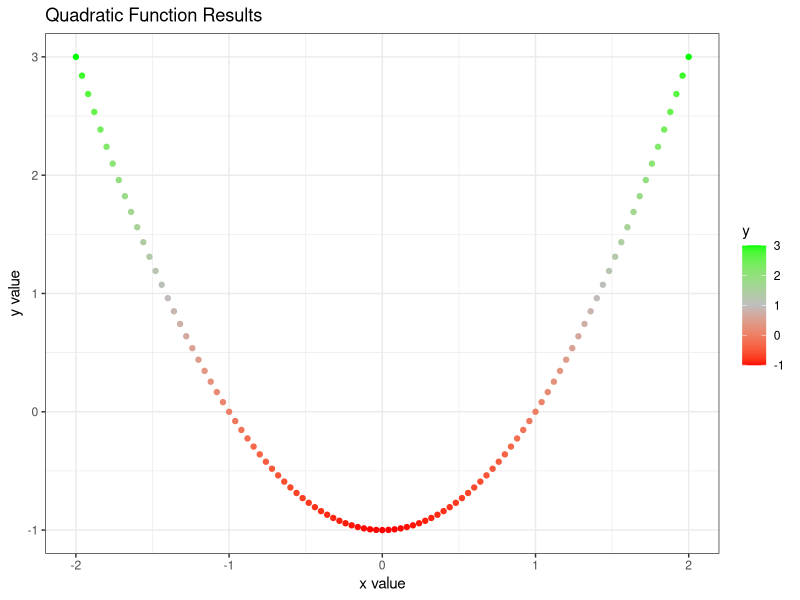
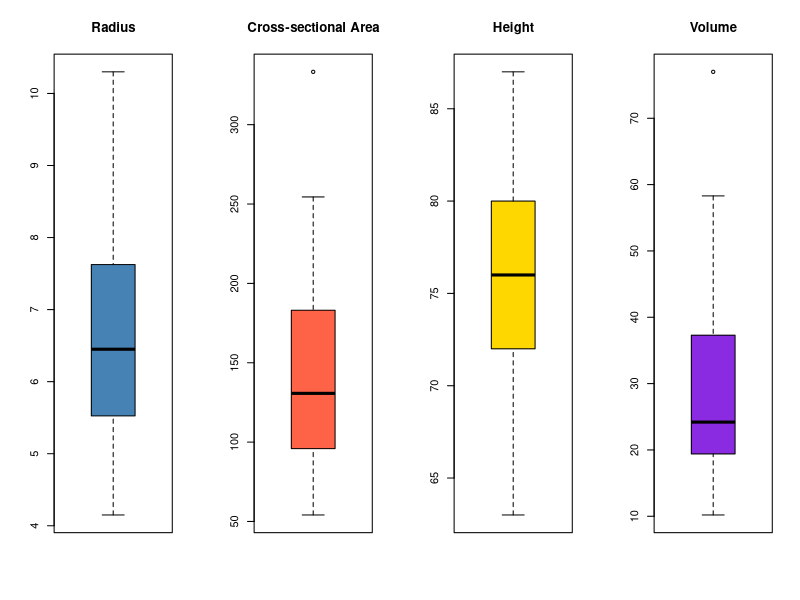
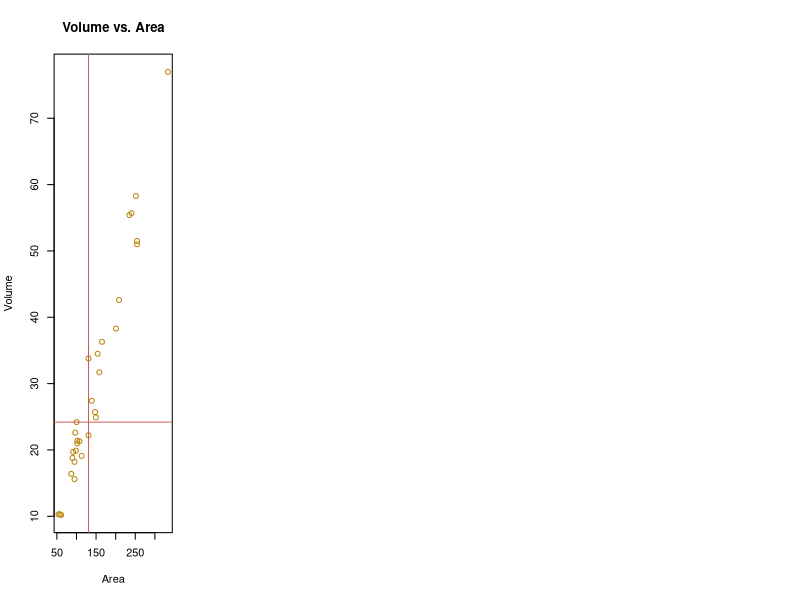
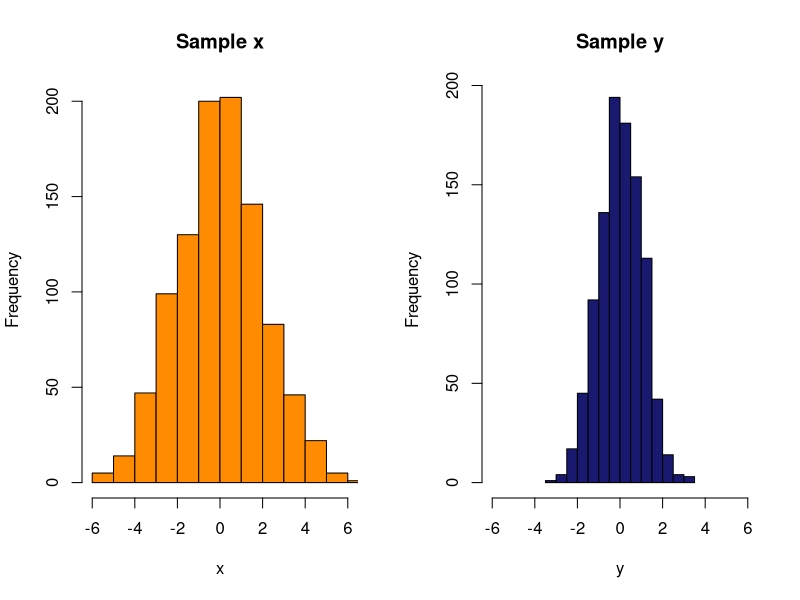
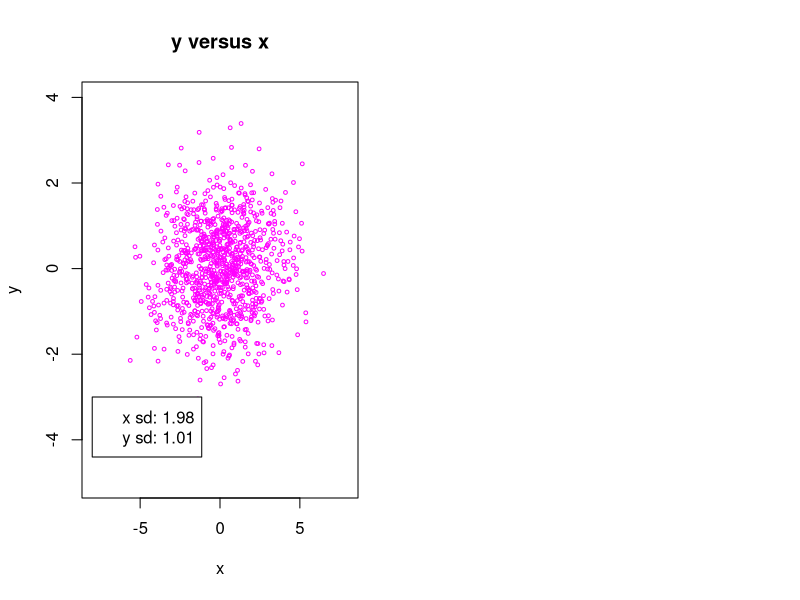

The R source for these figures, in order:
## ---- chunk 1
knitr::opts_chunk$set(echo = TRUE)
## ---- chunk 2
a1 <- 5:10
a2 <- c(2, -5.1, -23)
a3 <- 7 / 42 + 3

test1 <- c(a1, rep(a2, 2), a3) 
## ---- chunk 3
test1a <- c(test1[1], tail(test1, 1))
print(test1a)

## ---- chunk 4
test1b <- test1[2:(length(test1) - 1)]
print(test1b)

## ---- chunk 5
test1c <- c(test1a[1], test1b, test1a[2])
print(test1c)
print(round(sum(test1c), 1))

## ---- chunk 6
quadraticFunction <- function(a, b, c, x) {
  a + b * x + c * x ^ 2
}

## ---- chunk 7
low <- -2
high <- 2
x <- seq(low, high, (high - low) / 100)
y <- quadraticFunction(a = -1, b = 0, c = 1, x = x)

## ---- chunk 8
library(ggplot2)
ggplot(mapping = aes(x, y)) +
  geom_point(aes(color = y)) +
  scale_colour_gradient2(low = "red", mid = "grey",
                         high = "green", midpoint = 1) +
  theme_bw() + theme(legend.position = "right") +
  labs(x = "x value", y = "y value",
       title = "Quadratic Function Results")

## ---- chunk 9
quadraticFunction(a = -1, b = 0, c = 1, x = c(-1, 1)) == 0

## ---- chunk 10
data(trees)
str(trees)
apply(trees, 2, median)
print(trees[which(trees$Volume == median(trees$Volume)), ])

## ---- chunk 11
trees$radius <- trees$Girth / 2
trees$cs_area <- trees$radius ^ 2 * pi

stem(trees$radius)
stem(trees$cs_area)

## ---- chunk 12
par(mfrow = c(1, 4))
boxplot(trees$radius, main = "Radius", col = c("steelblue"))
boxplot(trees$cs_area, main = "Cross-sectional Area", col = c("tomato"))
boxplot(trees$Height, main = "Height", col = c("gold"))
boxplot(trees$Volume, main = "Volume", col = c("blueviolet"))

## ---- chunk 13
if (length(boxplot.stats(trees$Volume, coef = 3, do.conf = FALSE)$out) != 0)
       print("Outlier is extreme") else print("Outlier is not extreme")

## ---- chunk 14
plot(trees$cs_area, trees$Volume, xlab = "Area", ylab = "Volume", 
     col = "darkgoldenrod", main = "Volume vs. Area")
abline(h = median(trees$Volume), col = "indianred")
abline(v = median(trees$cs_area), col = "indianred")

## ---- chunk 15
a1 <- c(1, -1, 1)
a2 <- c(1, 1, -1)
a3 <- c(1, 1, 1)

a <- matrix(c(a1, a2, a3), nrow = 3, ncol = 3, byrow = TRUE)
b <- c(1, 1, 3)
paste(c('x:', 'y:', 'z:'), solve(a, b))
a %*% solve(a, b)

## ---- chunk 16
set.seed(123)
x <- rnorm(n = 1000, mean = 0, sd = 2)
y <- rnorm(n = 1000, mean = 0, sd = 1)

## ---- chunk 17
test5a <- cbind(x, y)
round(apply(test5a, 2, sd), 2)

## ---- chunk 18
par(mfrow = c(1, 2))
hist(x, xlim = c(-6, 6), main = "Sample x", col = "darkorange")
hist(y, xlim = c(-6, 6), main = "Sample y", col = "midnightblue")

## ---- chunk 19
plot(x = x, y = y, cex = 0.5, xlim = c(-8, 8), ylim = c(-5, 4),
     col = "magenta", main = "y versus x")
legend(-8, -3, paste(c("x sd:", "y sd:"), round(apply(test5a, 2, sd), 2)))

